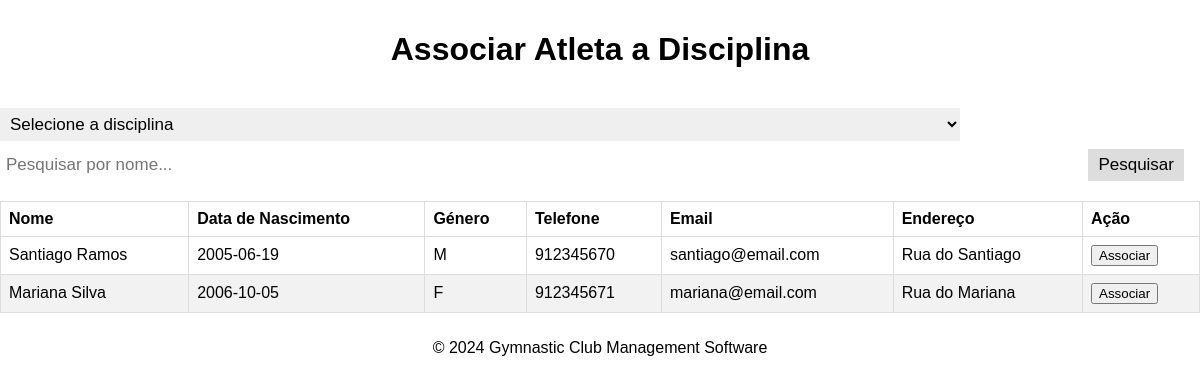
The page /frontend/assign_discipline.php on the database as committed earlier.
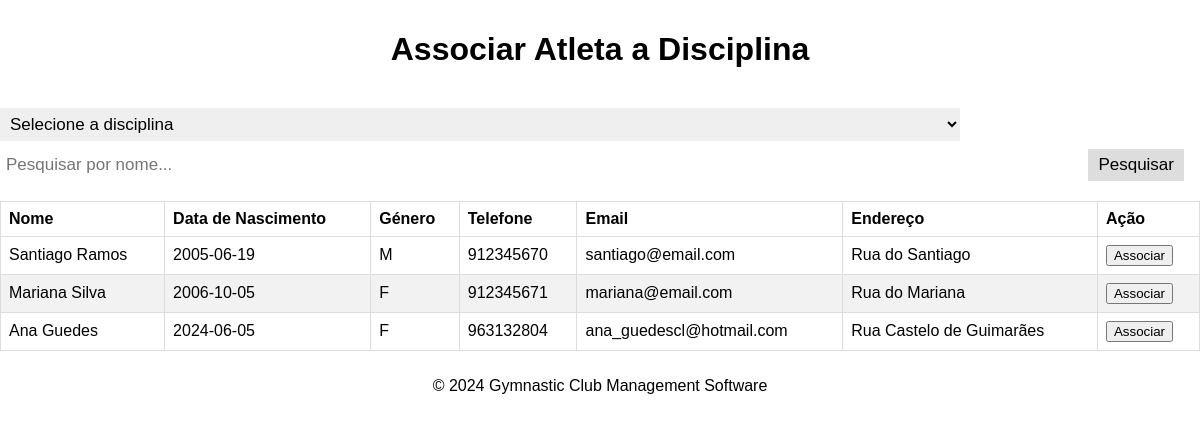
The same page on the database as committed later.
### tables this page shows
CREATE TABLE Athlete (
    idAthlete INTEGER PRIMARY KEY AUTOINCREMENT,
    name VARCHAR(255) NOT NULL,
    birthday DATE NOT NULL,
    genre VARCHAR(1) NOT NULL,
    mobile VARCHAR(20) NOT NULL,
    email VARCHAR(255) NOT NULL,
    password VARCHAR(255) NOT NULL,
    address VARCHAR(255) NOT NULL,
    ageGroup VARCHAR(255) NOT NULL,
    UNIQUE(idAthlete),
    UNIQUE(mobile),
    UNIQUE(email),
    CHECK(email LIKE '%@%')
);

### frontend/assign_discipline.php (the view, shortened to what this page needs)
<!DOCTYPE html>
<html lang="pt">
<head>
    <link rel="stylesheet" href="../static/styles.css">
</head>
<body>
    <header>
        <h1>Associar Atleta a Disciplina</h1>
    </header>
    <main>
        <div class="search-container">
            <select id="disciplineSelect">
                <option value="">Selecione a disciplina</option>
            </select>
            <input type="text" id="searchInput" onkeyup="filterTable()" placeholder="Pesquisar por nome...">
            <button type="button" onclick="filterTable()">Pesquisar</button>
        </div>
        <table id="athleteTable">
            <thead>
                <tr>
                    <th>Nome</th>
                    <th>Data de Nascimento</th>
                    <th>Género</th>
                    <th>Telefone</th>
                    <th>Email</th>
                    <th>Endereço</th>
                    <th>Ação</th>
                </tr>
            </thead>
            <tbody>
                <?php
                include '../backend/db_connect.php';
                try {
                    $sql = "SELECT idAthlete, name, birthday, genre, mobile, email, address FROM Athlete";
                    $stmt = $conn->query($sql);
                    while ($row = $stmt->fetch(PDO::FETCH_ASSOC)) {
                        echo "<tr>";
                        echo "<td>{$row['name']}</td>";
                        echo "<td>{$row['birthday']}</td>";
                        echo "<td>{$row['genre']}</td>";
                        echo "<td>{$row['mobile']}</td>";
                        echo "<td>{$row['email']}</td>";
                        echo "<td>{$row['address']}</td>";
                        echo "<td>
                                 <form action='../backend/assign_discipline.php' method='POST' onsubmit='return validateForm(this);'>
                                     <input type='hidden' name='athlete_id' value='{$row['idAthlete']}'>
                                     <input type='hidden' name='discipline' value='' class='disciplineInput'>
                                     <button type='submit'>Associar</button>
                                 </form>
                              </td>";
                        echo "</tr>";
                    }
                } catch (Exception $e) {
                    echo "<tr><td colspan='7'>Erro: " . $e->getMessage() . "</td></tr>";
                }
                ?>
            </tbody>
        </table>
    </main>
    <footer>
        <p>&copy; 2024 Gymnastic Club Management Software</p>
    </footer>
</body>
</html>

Rows that differ between the two databases and show on the page:
added athlete: name "Ana Guedes", birthday "2024-06-05", genre "F", mobile "963132804", email "ana_guedescl@hotmail.com", address "Rua Castelo de Guimarães"
